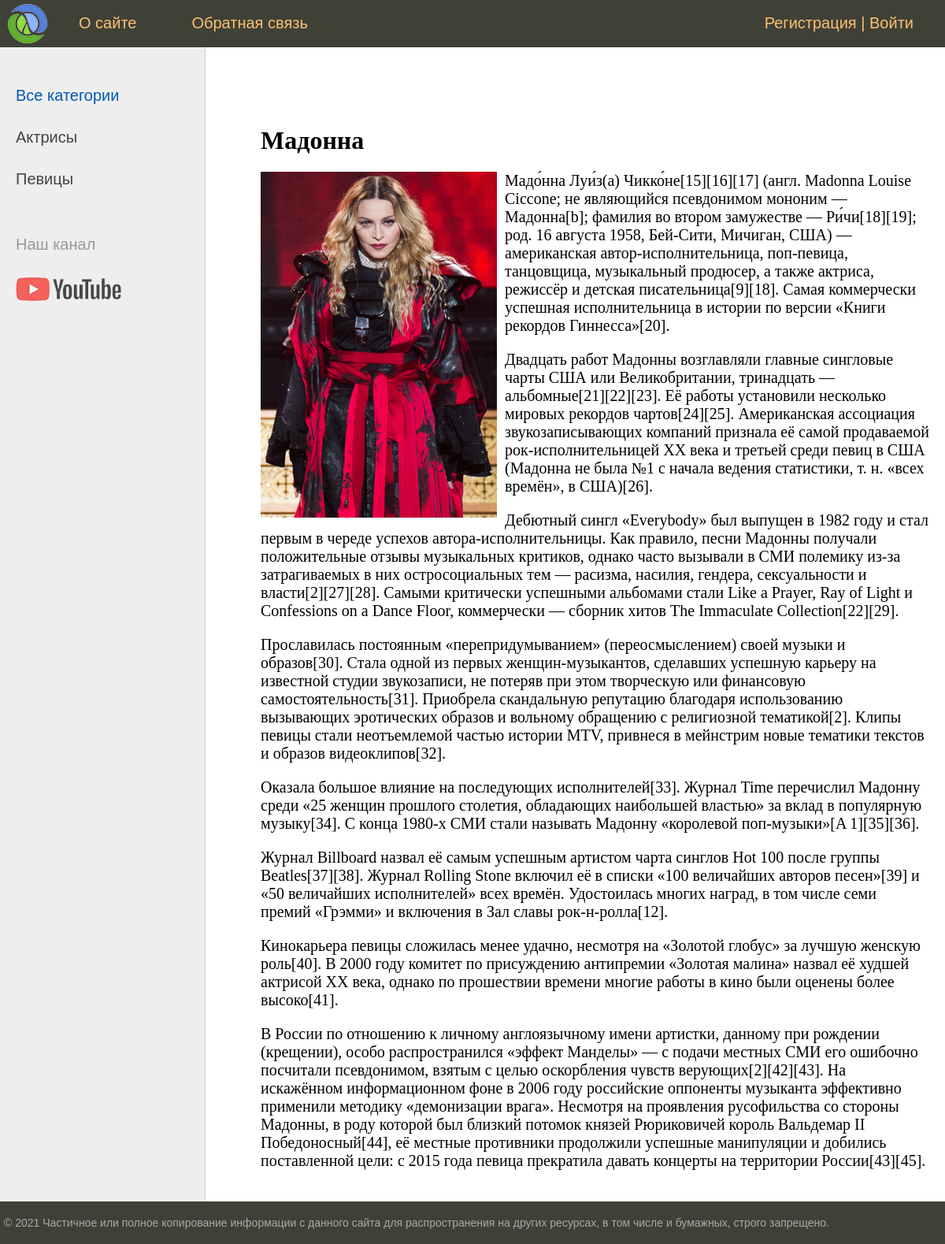
Page /post/madona/ on the committed database.
### women/models.py (models this page shows, shortened)
class Category(models.Model):
    name = models.CharField(max_length=100, db_index=True, verbose_name='Категория')
    slug = models.SlugField(max_length=255, unique=True, db_index=True, verbose_name='URL')
    def get_absolute_url(self):
        return reverse('category', kwargs={'cat_slug': self.slug})
    class Meta:
        verbose_name = 'категорию'
        verbose_name_plural = 'Категории'
        ordering = ['id']

class Women(models.Model):
    title = models.CharField(max_length=255, verbose_name='Заголовок')
    slug = models.SlugField(max_length=255, unique=True, db_index=True, verbose_name='URL')
    content = models.TextField(blank=True, verbose_name='Текст статьи')
    photo = models.ImageField(upload_to='photo/%Y/%m/%d/', verbose_name='Фото')
    time_create = models.DateTimeField(auto_now_add=True, verbose_name='Время создания')
    time_update = models.DateTimeField(auto_now=True, verbose_name='Время изменения')
    is_published = models.BooleanField(default=True, verbose_name='Публикация')
    cat = models.ForeignKey('Category', on_delete=models.PROTECT, verbose_name='Категория')
    def __str__(self):
        return self.title
    class Meta:
        verbose_name = 'статью'
        verbose_name_plural = 'Известные женщины'
        ordering = ['-time_create', 'title']

### women/views.py (the view)
# urls.py: path('post/<slug:post_slug>/', ShowPost.as_view(), name='post'),
class ShowPost(DataMixin, DetailView):
    model = Women
    template_name = 'women/post.html'
    slug_url_kwarg = 'post_slug'
    context_object_name = 'post'
    def get_context_data(self, *, object_list=None, **kwargs):
        context = super().get_context_data(**kwargs)
        c_def = self.get_user_context(title=context['post'])
        return dict(list(context.items()) + list(c_def.items()))

### women/utils.py (called while the page is built)
    def get_user_context(self, **kwargs):
        context = kwargs
        cats = cache.get('cats')
        if not cats:
            cats = Category.objects.annotate(Count('women'))
            cache.set('cats', cats, 60)
        user_menu = menu.copy()
        if not self.request.user.is_authenticated:
            user_menu.pop(1)
        context['menu'] = user_menu
        context['cats'] = cats
        if 'cat_selected' not in context:
            context['cat_selected'] = 0
        return context

### women/templates/women/post.html
{% extends 'women/base.html' %}
{% block content %}
<h1>{{ post.title }}</h1>
{% if post.photo %}
<p><img class="img-article-left" src="{{ post.photo.url }}"></p>
{% endif %}
{{ post.content | linebreaks }}
{% endblock %}

### women/templates/women/base.html (shortened to what this page needs)
<!DOCTYPE html>
{% load static %}
{% load women_tags %}
<html lang="ru">
<head>
	<link type="text/css" href="{% static 'women/css/styles.css' %}" rel="stylesheet" />
</head>
<body>
	<table class="table-page" border="0" cellpadding="0" cellspacing="0">
		<tr>
			<td valign=top>
				{% block mainmenu %}
					<div class="header">
						<ul id="mainmenu" class="mainmenu">
							<li class="logo">
								<a href="{% url 'home' %}">
									<div class="logo"></div>
								</a>
							</li>
							{% for m in menu %}
								<li>
									<a href="{% url m.url_name %}">
										{{ m.title }}
									</a>
								</li>
							{% endfor %}
							{% if request.user.is_authenticated %}
								<li class="last">
									{{ user.username }}
									|
									<a href="{% url 'logout' %}">
										Выйти
									</a></li>
							{% else %}
								<li class="last">
									<a href="{% url 'register' %}">
										Регистрация
									</a>
									|
									<a href="{% url 'login' %}">
										Войти
									</a>
								</li>
							{% endif %}
						</ul>
					</div>
				{% endblock mainmenu %}
				<table class="table-content" border=0 cellpadding="0" cellspacing="0">
					<tr>
						<td valign="top" class="left-chapters">
							<ul id="leftchapters">
								{% if cat_selected == 0 %}
									<li class="selected">
										Все категории
									</li>
								{% else %}
									<li>
										<a href="{% url 'home' %}">
											Все категории
										</a>
									</li>
								{% endif %}
								{% for c in cats %}
									{% if c.women__count > 0 %}
										{% if c.pk == cat_selected %}
											<li class="selected">
												{{ c.name }}
											</li>
										{% else %}
											<li>
												<a href="{{ c.get_absolute_url }}">
													{{ c.name }}
												</a>
											</li>
										{% endif %}
									{% endif %}
								{% endfor %}
								<li class="share">
									<p>
										Наш канал
									</p>
									<a class="share-yt"
										href="https://www.youtube.com/channel/UClJzWfGWuGJL2t-3dYKcHTA/playlists"
										target="_blank" rel="nofollow">
									</a>
								</li>
							</ul>
						</td>
						<td valign="top" class="content">
							<div class="content-text">
								{% block content %}
								{% endblock %}
							</div>
						</td>
					</tr>
				</table>
			</td>
		</tr>
		<tr>
			<td valign=top>
				<div id="footer">
					<p>&copy; 2021 Частичное или полное копирование информации с данного сайта для распространения на
						других ресурсах, в том числе и бумажных, строго запрещено.</p>
				</div>
			</td>
		</tr>
	</table>
</body>
</html>

### women/static/women/css/styles.css (style rules this page uses)
html, body { font-family: 'Arial'; margin: 0; padding: 0; height: 100%; width: 100%; color: #444; }
a { color: #0059b2; text-decoration: none; }
img { max-width: 600px; height: auto; }
img.img-article-left { max-width: 300px; height: auto; float: left; padding: 0 10px 10px 0; }
.table-page { width: 100%; height: 100%; vertical-align: top; }
.table-page tr { height: 100%; }
.header { background: #3F4137; height: 60px; }
.logo { background: url('../images/logo.png') no-repeat 10px 5px; width: 70px; height: 60px; }
ul.mainmenu { list-style: none; margin: 0; padding: 0; height: 60px; color: #fdc073; font-size: 20px; overflow: hidden; }
ul.mainmenu li { float: left; margin: 18px 40px 0 30px; }
ul.mainmenu li.logo { margin: 0; }
ul.mainmenu li.last { float: right; }
ul.mainmenu li a { color: #fdc073; text-decoration: none; }
.table-content { width: 100%; min-height: 100%; height: 100%; }
.left-chapters { margin: 0; background: #eee; border-right: 1px solid #ccc; min-height: 100%; }
.left-chapters ul { width: 230px; min-height: 100%; margin: 0; padding: 20px 10px 10px 20px; list-style: none; font-size: 20px; }
.left-chapters ul li { margin: 30px 0 0 0; color: #999; }
.left-chapters ul li.selected { color: #0059b2; }
.left-chapters ul li a { color: #444; text-decoration: none; }
.left-chapters ul li.share { margin: 60px 0 0 0; }
.left-chapters ul li.share p { margin: 30px 0 30px 0; }
.left-chapters ul li.share a { display: inline-block; width: 40px; height: 40px; margin: 0 20px 0 0; }
.left-chapters ul li.share a.share-yt { width: 100%; height: 30px; background: url('../images/share_yt.png') no-repeat 0 0 }
.content { padding: 40px 20px 20px 40px; width: 100%; box-sizing: border-box; }
.content-text { margin: 60px 0 0 30px; color: #000; font-size: 20px; font-family: Yandex Sans Display Light; }
.content-text h1 { font-size: 32px; }
#footer { box-sizing: border-box; background: #3F4137; padding: 5px; color: #aaa; font-size: 14px; font-family: Verdana, Geneva, Arial, Helvetica; text-align: left; overflow: hidden; }

### rows in the picture
Category: name "Актрисы"
Category: name "Певицы"
Women: title "Мадонна", photo (picture), content "Мадо́нна Луи́з(а) Чикко́не[15][16][17] (англ. Madonna Louise Ciccone; не являющийся псевдонимом мононим — Мадонна[b]; фамилия во втором замужестве — Ри́чи[18][19]; род. 16 августа 1958, Бей-Сити, Мичиган, США) — американская автор-исполнительница, поп-певица, танцовщица, музыкальный продюсер, а также актриса, режиссёр и детская писательница[9][18]. Самая коммерчески успешная исполнительница в истории по версии «Книги рекордов Гиннесса»[20]. Двадцать работ Мадонны возглавляли главные сингловые чарты США или Великобритании, тринадцать — альбомные[21][22][23]. Её работы установили несколько мировых рекордов чартов[24][25]. Американская ассоциация звукозаписывающих компаний признала её самой…"

### other values in the picture
{{ m.title }} "О сайте" "Обратная связь"
